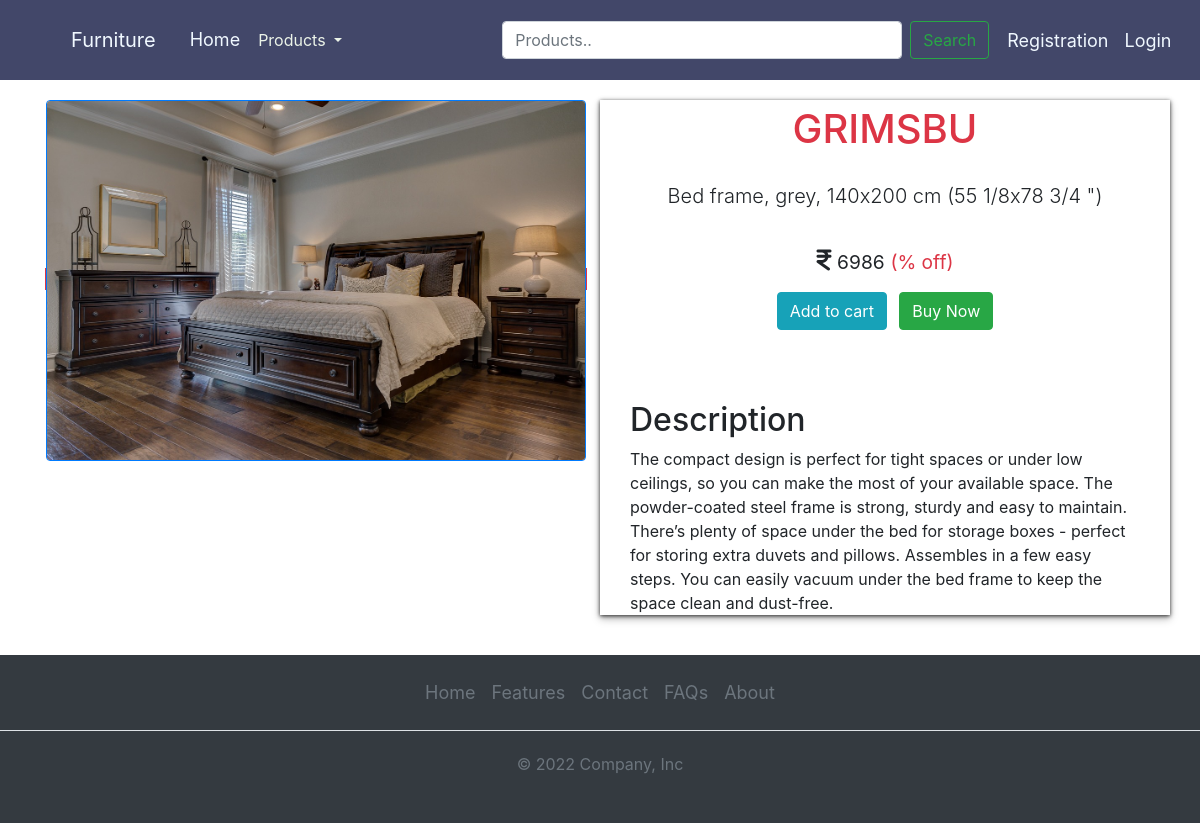
The app's page /product_details/15/ with its own data.
### core/models.py (models this page shows, shortened)
class Products(models.Model):
    CATAGORY_CHOICES = [
        ('SOFA','Sofa'),
        ('BED','Bed'),
    ]
    name = models.CharField(max_length=100)
    category = models.CharField(max_length=20,choices=CATAGORY_CHOICES)
    small_description = models.TextField()
    description = models.TextField()
    selling_price = models.IntegerField()
    price_and_quantity_total = models.IntegerField(default=0)
    product_image = models.ImageField(upload_to = 'product_images',default='none')   # As we are using image field we have to intall 'pillow'. And we have to Define MEDIA_URL in settings.py file so that all folder should save in media directory

### core/views.py (the view)
# urls.py: path('product_details/<int:id>/',views.ProductDetail.as_view(),name='productdetails'),
class ProductDetail(View):
    def get(self,request,id):
        product_detail = Products.objects.get(pk=id)
        return render(request,'core/product_details.html',{'pd':product_detail})

### core/templates/core/product_details.html (shortened to what this page needs)
{% extends "core/base.html" %}
{% block home %}
<div class="container productdetails">
    <div class="row">
        <div class="col-sm-6">
                <span class="border border-danger">
                    <img src="{{pd.product_image.url}}" class="img-fluid rounded border border-primary" alt="Responsive image" >
                </span>
        </div>
        <div class="col-sm-6 description_container">
            <div class="container">
                <h1 class="jumbotron-heading text-center text-danger">{{pd.name}}</h1>
                <p class="lead text-center">{{pd.small_description}}</p>
                    <div class="text-center">
                        <h4 class="font-weight-bold"><i class="fa-solid fa-indian-rupee-sign"></i>{{pd.discounted_price}} <small class="fw-light rupee">{{pd.selling_price}}</small> <small class="text-danger">({{percentage}}% off)</small></h4>
                        <a href="{% url "addtocart" pd.id %}" class="btn btn-info my-2 mr-2">Add to cart</a>
                        <a href="#" class="btn btn-success my-2">Buy Now</a>
                    </div>
                <div class="description">
                <h2 class="jumbotron-heading mt-5">Description</h2>
                    {{pd.description}}
                </div>
            </div>
        </div>
        </div>
    </div>
{% endblock home %}

### core/static/core/css/style.css (style rules this page uses)
.text-center { padding: 5px; padding-bottom: 15px; }
.productdetails { margin-top: 100px; margin-bottom: 40px; }
.description_container { box-shadow: 0 1px 4px 0 rgba(0, 0, 0, 0.8), 0 4px 8px 0 rgba(0, 0, 0, 0.25); }

### records on screen
Products: product_image (picture), name "GRIMSBU", small_description "Bed frame, grey, 140x200 cm (55 1/8x78 3/4 \")", selling_price "6986", description "The compact design is perfect for tight spaces or under low ceilings, so you can make the most of your available space. The powder-coated steel frame is strong, sturdy and easy to maintain. There’s plenty of space under the bed for storage boxes - perfect for storing extra duvets and pillows. Assembles in a few easy steps. You can easily vacuum under the bed frame to keep the space clean and dust-free."
